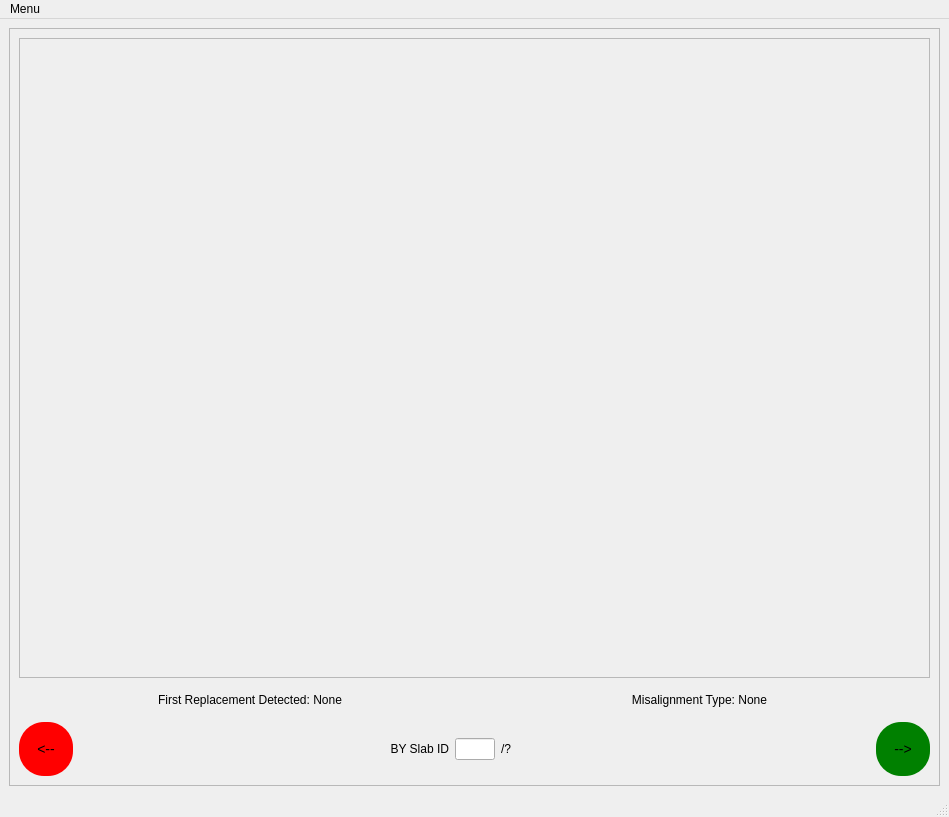
<?xml version="1.0" encoding="UTF-8"?>
<ui version="4.0">
 <class>MainWindow</class>
 <widget class="QMainWindow" name="MainWindow">
  <property name="geometry">
   <rect>
    <x>0</x>
    <y>0</y>
    <width>949</width>
    <height>817</height>
   </rect>
  </property>
  <property name="windowTitle">
   <string>MainWindow</string>
  </property>
  <widget class="QWidget" name="centralwidget">
   <layout class="QVBoxLayout" name="verticalLayout">
    <item>
     <widget class="QScrollArea" name="general_scroll_area">
      <property name="widgetResizable">
       <bool>true</bool>
      </property>
      <widget class="QWidget" name="general_contents">
       <property name="geometry">
        <rect>
         <x>0</x>
         <y>0</y>
         <width>925</width>
         <height>742</height>
        </rect>
       </property>
       <layout class="QVBoxLayout" name="verticalLayout_2">
        <item>
         <widget class="QScrollArea" name="scroll_year_area">
          <property name="widgetResizable">
           <bool>true</bool>
          </property>
          <widget class="QWidget" name="scroll_year_contents">
           <property name="geometry">
            <rect>
             <x>0</x>
             <y>0</y>
             <width>901</width>
             <height>610</height>
            </rect>
           </property>
           <property name="sizePolicy">
            <sizepolicy hsizetype="Preferred" vsizetype="Preferred">
             <horstretch>0</horstretch>
             <verstretch>0</verstretch>
            </sizepolicy>
           </property>
          </widget>
         </widget>
        </item>
        <item>
         <widget class="QWidget" name="widget" native="true">
          <layout class="QHBoxLayout" name="horizontalLayout">
           <item>
            <widget class="QLabel" name="replaced_yr_lbl">
             <property name="sizePolicy">
              <sizepolicy hsizetype="Preferred" vsizetype="Preferred">
               <horstretch>0</horstretch>
               <verstretch>0</verstretch>
              </sizepolicy>
             </property>
             <property name="text">
              <string>First Replacement Detected: None</string>
             </property>
             <property name="alignment">
              <set>Qt::AlignCenter</set>
             </property>
            </widget>
           </item>
           <item>
            <widget class="QLabel" name="align_lbl">
             <property name="text">
              <string>Misalignment Type: None</string>
             </property>
             <property name="alignment">
              <set>Qt::AlignCenter</set>
             </property>
            </widget>
           </item>
          </layout>
         </widget>
        </item>
        <item>
         <layout class="QHBoxLayout" name="control_layout">
          <property name="sizeConstraint">
           <enum>QLayout::SetDefaultConstraint</enum>
          </property>
          <property name="rightMargin">
           <number>0</number>
          </property>
          <item>
           <widget class="QPushButton" name="back_btn">
            <property name="styleSheet">
             <string notr="true">QPushButton{
background-color : red;
border-radius: 25px;
font :  14px;
padding : 2px;
max-width:50px;
 max-height:50px;
 min-width:50px;
 min-height:50px;
}
QPushButton::pressed{
background-color: pink;
border-style : inset;
}</string>
            </property>
            <property name="text">
             <string>&lt;--</string>
            </property>
            <property name="shortcut">
             <string>Alt+Left</string>
            </property>
           </widget>
          </item>
          <item>
           <widget class="QLabel" name="slab_lbl">
            <property name="sizePolicy">
             <sizepolicy hsizetype="Preferred" vsizetype="Fixed">
              <horstretch>0</horstretch>
              <verstretch>0</verstretch>
             </sizepolicy>
            </property>
            <property name="minimumSize">
             <size>
              <width>0</width>
              <height>25</height>
             </size>
            </property>
            <property name="maximumSize">
             <size>
              <width>16777215</width>
              <height>25</height>
             </size>
            </property>
            <property name="text">
             <string>BY Slab ID</string>
            </property>
            <property name="alignment">
             <set>Qt::AlignRight|Qt::AlignTrailing|Qt::AlignVCenter</set>
            </property>
           </widget>
          </item>
          <item>
           <widget class="QLineEdit" name="slab_form">
            <property name="sizePolicy">
             <sizepolicy hsizetype="Expanding" vsizetype="Fixed">
              <horstretch>0</horstretch>
              <verstretch>0</verstretch>
             </sizepolicy>
            </property>
            <property name="maximumSize">
             <size>
              <width>40</width>
              <height>16777215</height>
             </size>
            </property>
            <property name="focusPolicy">
             <enum>Qt::ClickFocus</enum>
            </property>
            <property name="readOnly">
             <bool>false</bool>
            </property>
           </widget>
          </item>
          <item>
           <widget class="QLabel" name="num_lbl">
            <property name="sizePolicy">
             <sizepolicy hsizetype="Preferred" vsizetype="Fixed">
              <horstretch>0</horstretch>
              <verstretch>0</verstretch>
             </sizepolicy>
            </property>
            <property name="minimumSize">
             <size>
              <width>0</width>
              <height>20</height>
             </size>
            </property>
            <property name="maximumSize">
             <size>
              <width>16777215</width>
              <height>25</height>
             </size>
            </property>
            <property name="text">
             <string>/?</string>
            </property>
           </widget>
          </item>
          <item>
           <widget class="QPushButton" name="next_btn">
            <property name="styleSheet">
             <string notr="true">QPushButton{
background-color : green;
border-radius: 25px;
font :  14px;
padding : 2px;
max-width:50px;
 max-height:50px;
 min-width:50px;
 min-height:50px;
}
QPushButton::pressed{
background-color: lightgreen;
border-style : inset;
}</string>
            </property>
            <property name="text">
             <string>--&gt;</string>
            </property>
            <property name="shortcut">
             <string>Alt+Right</string>
            </property>
           </widget>
          </item>
         </layout>
        </item>
       </layout>
      </widget>
     </widget>
    </item>
   </layout>
  </widget>
  <widget class="QStatusBar" name="statusbar"/>
  <widget class="QMenuBar" name="menubar">
   <property name="geometry">
    <rect>
     <x>0</x>
     <y>0</y>
     <width>949</width>
     <height>26</height>
    </rect>
   </property>
   <widget class="QMenu" name="menu_range">
    <property name="title">
     <string>Menu</string>
    </property>
    <addaction name="action_range"/>
    <addaction name="action_intensity"/>
   </widget>
   <addaction name="menu_range"/>
  </widget>
  <action name="action_range">
   <property name="text">
    <string>Use Range</string>
   </property>
   <property name="shortcutContext">
    <enum>Qt::WindowShortcut</enum>
   </property>
  </action>
  <action name="action_intensity">
   <property name="text">
    <string>Use Intensity</string>
   </property>
  </action>
 </widget>
 <resources/>
 <connections/>
</ui>
